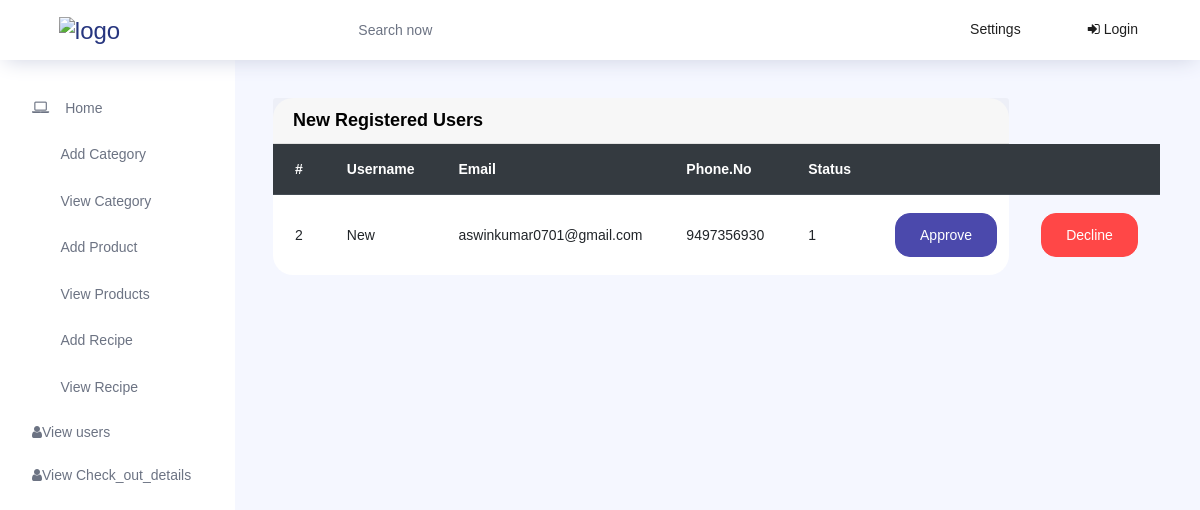
The page /new_admin_register on the database its author committed.
### User_app/models.py (models this page shows)
class New_register(models.Model):
    new_username = models.CharField(max_length=20)
    new_email = models.EmailField()
    new_phone_no = models.IntegerField()
    new_password = models.CharField(max_length=20)
    new_status = models.IntegerField(default=0)

### Admin_app/views.py (the view)
# urls.py: path('new_admin_register',views.new_admin_register,name='new_admin_register'),
def new_admin_register(request):
    data = New_register.objects.all()
    return render(request,'new_admin_register.html',{'data':data})

### Admin_app/templates/new_admin_register.html
{% extends 'admin_index.html' %}
{% block content %}
<div class="row">
    <div class="col-lg-10">
        <div class="card">
            <div class="card-header">
                <strong class="card-title">New Registered Users</strong>
            </div>
            <div class="table-stats order-table ov-h">
                <table class="table" >
                    <thead class="thead-dark">
                        <tr>
                            <th class="serial">#</th>
                            <th>Username</th>
                            <th>Email</th>
                            <th>Phone.No</th>
                            <th>Status</th>
                            <th></th>
                            <th></th>
                        </tr>
                    </thead>
                    <tbody>
                        {% for i in data %}
                        <tr >
                            <td class="serial">{{i.id}}</td>
                            <td>{{i.new_username}}</td>
                            <td>{{i.new_email}}</td>
                            <td> {{i.new_phone_no}} </td>
                            <td>{{i.new_status}}</td>
                            <td><a href="{% url 'approve_user' ID=i.id %}"><button class="btn btn-primary">Approve</button></td></a>
                            <td><a href="{% url 'user_delete' Id=i.id  %}"><button class="btn btn-danger">Decline</button></td></a>
                        </tr>
                        {% endfor %}
                    </tbody>
                </table>
            </div>
        </div>
    </div>
</div>
{% endblock %}

### rows shown on the page
New_register: id "2", new_username "New", new_email "aswinkumar0701@gmail.com", new_phone_no "9497356930", new_status "1"
